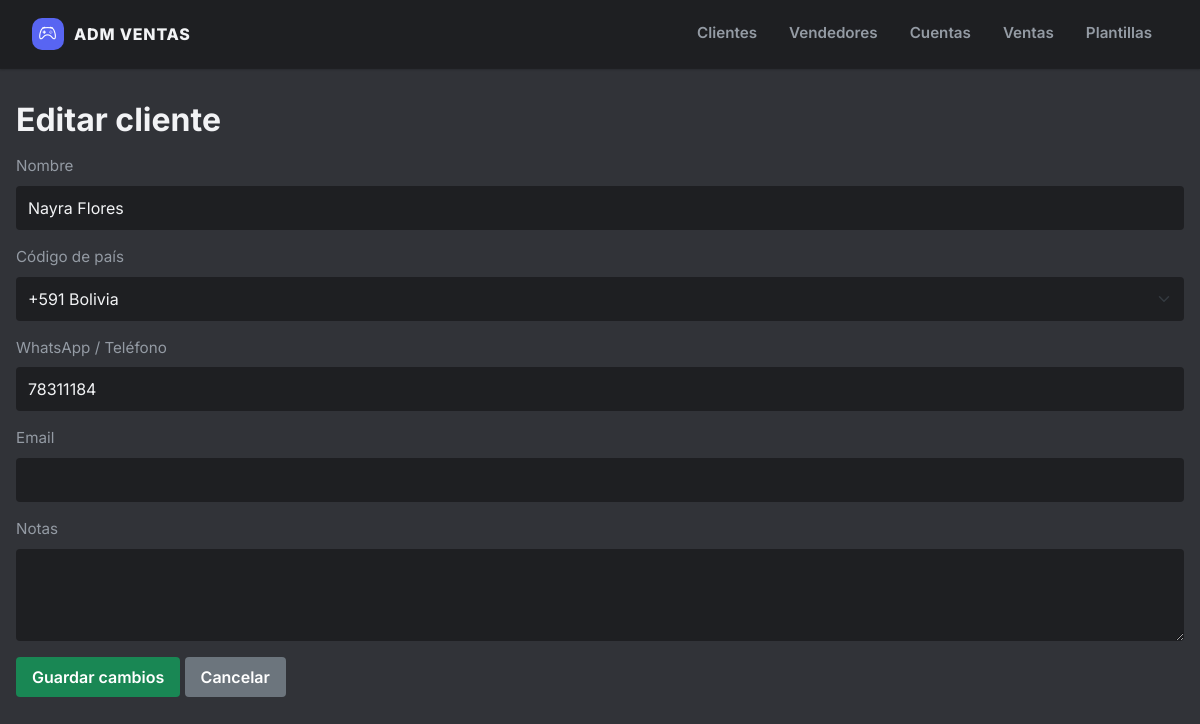
The page /clientes/editar/2 on the database its author committed.
### app.py (models this page shows)
class Client(db.Model):
    id = db.Column(db.Integer, primary_key=True)
    name = db.Column(db.String(120), nullable=False)
    country_code = db.Column(db.String(5))  # 591, 54, 56
    phone = db.Column(db.String(50))
    email = db.Column(db.String(120))
    notes = db.Column(db.Text)

### app.py (the view, shortened to what this page needs)
@app.route('/clientes/editar/<int:client_id>', methods=['GET', 'POST'])
def editar_cliente(client_id):
    client = Client.query.get_or_404(client_id)
    return render_template('editar_cliente.html', client=client, country_codes=COUNTRY_CODES)

### templates/editar_cliente.html (shortened to what this page needs)
{% extends "base.html" %}
{% block content %}
<h2>Editar cliente</h2>
<form method="post" class="mt-3">
  <div class="mb-3">
    <label class="form-label">Nombre</label>
    <input type="text" name="name" class="form-control" required value="{{ client.name }}">
  </div>
  <div class="mb-3">
    <label class="form-label">Código de país</label>
    <select name="country_code" class="form-select">
      {% for code, label in country_codes %}
        <option value="{{ code }}"
                {% if client.country_code == code %}selected{% endif %}>
          {{ label }}
        </option>
      {% endfor %}
    </select>
  </div>
  <div class="mb-3">
    <label class="form-label">WhatsApp / Teléfono</label>
    <input type="text" name="phone" class="form-control" value="{{ client.phone or '' }}">
  </div>
  <div class="mb-3">
    <label class="form-label">Email</label>
    <input type="email" name="email" class="form-control" value="{{ client.email or '' }}">
  </div>
  <div class="mb-3">
    <label class="form-label">Notas</label>
    <textarea name="notes" class="form-control" rows="3">{{ client.notes or '' }}</textarea>
  </div>
  <button type="submit" class="btn btn-success">Guardar cambios</button>
  <a href="{{ url_for('clientes') }}" class="btn btn-secondary">Cancelar</a>
{% endblock %}

### templates/base.html (style rules this page uses)
:root { --d-bg-tertiary: #1e1f22; --d-bg-secondary: #2b2d31; --d-bg-primary: #313338; --d-bg-hover: #373a40; --d-blurple: #5865F2; --d-blurple-hover: #4752c4; --d-green: #23a559; --d-red: #da373c; --d-yellow: #f0b232; --d-text-header: #f2f3f5; --d-text-normal: #dbdee1; --d-text-muted: #949ba4; }
body { background-color: var(--d-bg-primary); color: var(--d-text-normal); font-family: 'Inter', system-ui, -apple-system, sans-serif; font-size: 0.95rem; }
h1, h2, h3, h4, h5, h6, .h1, .h2, .h3, .h4, .h5, .h6, .display-4, .display-5 { color: var(--d-text-header) !important; font-weight: 700; }
.text-muted, .text-secondary, label, .form-label, small { color: var(--d-text-muted) !important; }
.form-control, .form-select { background-color: var(--d-bg-tertiary) !important; border: none; color: var(--d-text-header) !important; padding: 10px 12px; border-radius: 4px; }
.form-control::placeholder { color: var(--d-text-muted) !important; opacity: 0.6; }
.btn { border-radius: 4px; font-weight: 600; padding: 0.5rem 1rem; border:none; }

### rows shown on the page
Client: name "Nayra Flores", country_code "+591 Bolivia", phone "78311184"
